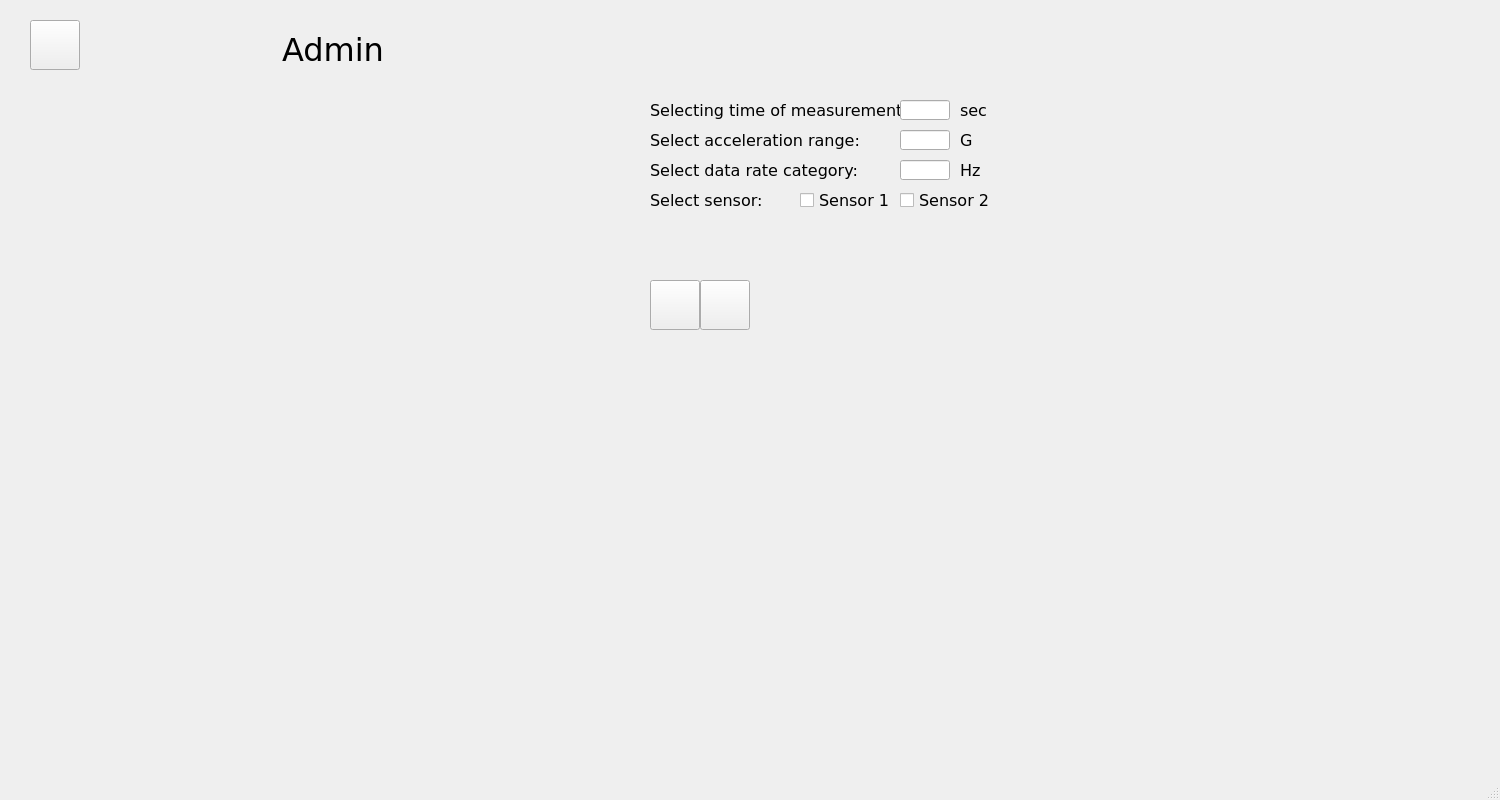
<?xml version="1.0" encoding="UTF-8"?>
<ui version="4.0">
 <class>admin</class>
 <widget class="QMainWindow" name="admin">
  <property name="geometry">
   <rect>
    <x>0</x>
    <y>0</y>
    <width>1500</width>
    <height>800</height>
   </rect>
  </property>
  <property name="windowTitle">
   <string>Admin</string>
  </property>
  <widget class="QWidget" name="centralwidget">
   <widget class="QLabel" name="title">
    <property name="geometry">
     <rect>
      <x>282</x>
      <y>25</y>
      <width>114</width>
      <height>50</height>
     </rect>
    </property>
    <property name="font">
     <font>
      <family>Verdana</family>
      <pointsize>24</pointsize>
     </font>
    </property>
    <property name="text">
     <string>Admin</string>
    </property>
   </widget>
   <widget class="QPushButton" name="back">
    <property name="geometry">
     <rect>
      <x>30</x>
      <y>20</y>
      <width>50</width>
      <height>50</height>
     </rect>
    </property>
    <property name="text">
     <string/>
    </property>
    <property name="icon">
     <iconset>
      <normaloff>../assets/arrow_back.png</normaloff>../assets/arrow_back.png</iconset>
    </property>
    <property name="iconSize">
     <size>
      <width>50</width>
      <height>50</height>
     </size>
    </property>
   </widget>
   <widget class="QPushButton" name="play">
    <property name="geometry">
     <rect>
      <x>650</x>
      <y>280</y>
      <width>50</width>
      <height>50</height>
     </rect>
    </property>
    <property name="text">
     <string/>
    </property>
    <property name="icon">
     <iconset>
      <normaloff>../assets/play_circle.png</normaloff>../assets/play_circle.png</iconset>
    </property>
    <property name="iconSize">
     <size>
      <width>50</width>
      <height>50</height>
     </size>
    </property>
   </widget>
   <widget class="QPushButton" name="pause">
    <property name="geometry">
     <rect>
      <x>700</x>
      <y>280</y>
      <width>50</width>
      <height>50</height>
     </rect>
    </property>
    <property name="text">
     <string/>
    </property>
    <property name="icon">
     <iconset>
      <normaloff>../assets/pause_circle.png</normaloff>../assets/pause_circle.png</iconset>
    </property>
    <property name="iconSize">
     <size>
      <width>50</width>
      <height>50</height>
     </size>
    </property>
   </widget>
   <widget class="QLabel" name="label">
    <property name="geometry">
     <rect>
      <x>650</x>
      <y>100</y>
      <width>270</width>
      <height>20</height>
     </rect>
    </property>
    <property name="font">
     <font>
      <family>Verdana</family>
      <pointsize>12</pointsize>
     </font>
    </property>
    <property name="text">
     <string>Selecting time of measurement:</string>
    </property>
   </widget>
   <widget class="QLineEdit" name="timeInput">
    <property name="geometry">
     <rect>
      <x>900</x>
      <y>100</y>
      <width>50</width>
      <height>20</height>
     </rect>
    </property>
    <property name="inputMask">
     <string/>
    </property>
   </widget>
   <widget class="QLabel" name="unit">
    <property name="geometry">
     <rect>
      <x>960</x>
      <y>100</y>
      <width>30</width>
      <height>20</height>
     </rect>
    </property>
    <property name="font">
     <font>
      <family>Verdana</family>
      <pointsize>12</pointsize>
     </font>
    </property>
    <property name="text">
     <string>sec</string>
    </property>
   </widget>
   <widget class="QLabel" name="label_2">
    <property name="geometry">
     <rect>
      <x>650</x>
      <y>130</y>
      <width>270</width>
      <height>20</height>
     </rect>
    </property>
    <property name="font">
     <font>
      <family>Verdana</family>
      <pointsize>12</pointsize>
     </font>
    </property>
    <property name="text">
     <string>Select acceleration range:</string>
    </property>
   </widget>
   <widget class="QLineEdit" name="rangeInput">
    <property name="geometry">
     <rect>
      <x>900</x>
      <y>130</y>
      <width>50</width>
      <height>20</height>
     </rect>
    </property>
    <property name="inputMask">
     <string/>
    </property>
   </widget>
   <widget class="QLabel" name="unit_2">
    <property name="geometry">
     <rect>
      <x>960</x>
      <y>130</y>
      <width>30</width>
      <height>20</height>
     </rect>
    </property>
    <property name="font">
     <font>
      <family>Verdana</family>
      <pointsize>12</pointsize>
     </font>
    </property>
    <property name="text">
     <string>G</string>
    </property>
   </widget>
   <widget class="QLabel" name="label_3">
    <property name="geometry">
     <rect>
      <x>650</x>
      <y>160</y>
      <width>270</width>
      <height>20</height>
     </rect>
    </property>
    <property name="font">
     <font>
      <family>Verdana</family>
      <pointsize>12</pointsize>
     </font>
    </property>
    <property name="text">
     <string>Select data rate category:</string>
    </property>
   </widget>
   <widget class="QLineEdit" name="rateInput">
    <property name="geometry">
     <rect>
      <x>900</x>
      <y>160</y>
      <width>50</width>
      <height>20</height>
     </rect>
    </property>
    <property name="inputMask">
     <string/>
    </property>
   </widget>
   <widget class="QLabel" name="unit_3">
    <property name="geometry">
     <rect>
      <x>960</x>
      <y>160</y>
      <width>30</width>
      <height>20</height>
     </rect>
    </property>
    <property name="font">
     <font>
      <family>Verdana</family>
      <pointsize>12</pointsize>
     </font>
    </property>
    <property name="text">
     <string>Hz</string>
    </property>
   </widget>
   <widget class="QLabel" name="label_4">
    <property name="geometry">
     <rect>
      <x>650</x>
      <y>190</y>
      <width>270</width>
      <height>20</height>
     </rect>
    </property>
    <property name="font">
     <font>
      <family>Verdana</family>
      <pointsize>12</pointsize>
     </font>
    </property>
    <property name="text">
     <string>Select sensor:</string>
    </property>
   </widget>
   <widget class="QCheckBox" name="sensor_1">
    <property name="geometry">
     <rect>
      <x>800</x>
      <y>190</y>
      <width>90</width>
      <height>20</height>
     </rect>
    </property>
    <property name="font">
     <font>
      <family>Verdana</family>
      <pointsize>12</pointsize>
     </font>
    </property>
    <property name="text">
     <string>Sensor 1</string>
    </property>
   </widget>
   <widget class="QCheckBox" name="sensor_2">
    <property name="geometry">
     <rect>
      <x>900</x>
      <y>190</y>
      <width>90</width>
      <height>20</height>
     </rect>
    </property>
    <property name="font">
     <font>
      <family>Verdana</family>
      <pointsize>12</pointsize>
     </font>
    </property>
    <property name="text">
     <string>Sensor 2</string>
    </property>
   </widget>
  </widget>
  <widget class="QStatusBar" name="statusbar">
   <property name="enabled">
    <bool>false</bool>
   </property>
   <property name="sizeGripEnabled">
    <bool>true</bool>
   </property>
  </widget>
 </widget>
 <resources/>
 <connections/>
</ui>
